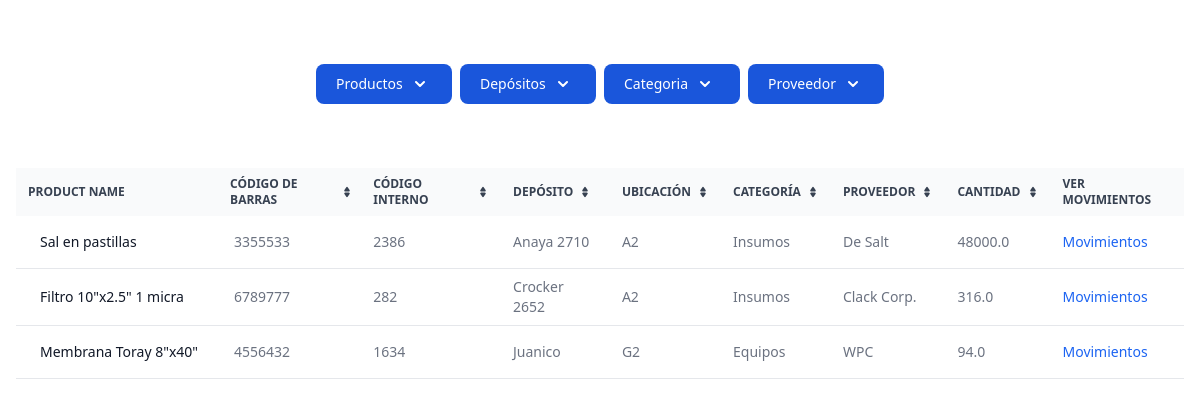
/stock/, run on the app's committed database.
### filsa/models.py (models this page shows, shortened)
class Product(models.Model):
    CATEGORIES = [('Tubos', 'Tubos'),
                  ('Tornillos', 'Tornillos'),
                  ('Accesorios','Accesorios'),
                  ('Maquinas','Maquinas'),
                  ('Insumos','Insumos')
                  ]
    product_id = models.AutoField(primary_key=True)
    name = models.CharField(max_length=50)
    barcode = models.BigIntegerField(verbose_name=u"Codigo de Barras")
    internalCode = models.BigIntegerField(verbose_name=u"Codigo Interno")
    quantity = models.FloatField()
    category = models.CharField(max_length=20, choices=CATEGORIES, default='Tubos')
    location = models.CharField(max_length=20)
    supplier = models.CharField(max_length=20)
    warehouse = models.ForeignKey(Warehouses, on_delete=models.CASCADE, related_name='warehouse_name')
    deltaQuantity = models.FloatField()
    stockSecurity = models.IntegerField()
    inTransit = models.BooleanField()

class Warehouses(models.Model):
    name = models.CharField(max_length=50)

### filsa/views.py (the view)
# urls.py: path('stock/', StockListView.as_view() , name='stock'),
class StockListView(generic.ListView):
    model = Product
    template_name = 'stock.html'
    def get_context_data(self, **kwargs):
        products_obj = Product.objects.all().values()
        context = super(StockListView, self).get_context_data(**kwargs)
        context['products'] = Product.objects.all().select_related('warehouse')
        context['productList'] = Product.objects.all().values('name').distinct()
        context['categoryList'] = Product.objects.all().values('category').distinct()
        context['supplierList'] = Product.objects.all().values('supplier').distinct()
        context['warehouseList'] = Warehouses.objects.all().values('name').distinct()
        return context

### filsa/templates/stock.html (shortened to what this page needs)
{% extends '_base.html' %}
{% load static %}
{% block content %}
<div class="w-1/2 grid grid-cols-4 gap-2 py-8 px-4 mx-auto max-w-2xl lg:py-16">
    <button id="dropdownCheckboxProductButton" data-dropdown-toggle="dropdownProductCheckbox" class="text-white bg-blue-700 hover:bg-blue-800 focus:ring-4 focus:outline-none focus:ring-blue-300 font-medium rounded-lg text-sm px-5 py-2.5 text-center inline-flex items-center dark:bg-blue-600 dark:hover:bg-blue-700 dark:focus:ring-blue-800" type="button">Productos<svg class="w-2.5 h-2.5 ms-3" aria-hidden="true" xmlns="http://www.w3.org/2000/svg" fill="none" viewBox="0 0 10 6">
        <path stroke="currentColor" stroke-linecap="round" stroke-linejoin="round" stroke-width="2" d="m1 1 4 4 4-4"/>
        </svg>
        </button>
    <button id="dropdownDepositoButton" data-dropdown-toggle="deposito" class="text-white bg-blue-700 hover:bg-blue-800 focus:ring-4 focus:outline-none focus:ring-blue-300 font-medium rounded-lg text-sm px-5 py-2.5 text-center inline-flex items-center dark:bg-blue-600 dark:hover:bg-blue-700 dark:focus:ring-blue-800" type="button">Depósitos<svg class="w-2.5 h-2.5 ms-3" aria-hidden="true" xmlns="http://www.w3.org/2000/svg" fill="none" viewBox="0 0 10 6">
        <path stroke="currentColor" stroke-linecap="round" stroke-linejoin="round" stroke-width="2" d="m1 1 4 4 4-4"/>
        </svg>
        </button>
        <button id="dropdownCategoriasButton" data-dropdown-toggle="categorias" class="text-white bg-blue-700 hover:bg-blue-800 focus:ring-4 focus:outline-none focus:ring-blue-300 font-medium rounded-lg text-sm px-5 py-2.5 text-center inline-flex items-center dark:bg-blue-600 dark:hover:bg-blue-700 dark:focus:ring-blue-800" type="button">Categoria<svg class="w-2.5 h-2.5 ms-3" aria-hidden="true" xmlns="http://www.w3.org/2000/svg" fill="none" viewBox="0 0 10 6">
            <path stroke="currentColor" stroke-linecap="round" stroke-linejoin="round" stroke-width="2" d="m1 1 4 4 4-4"/>
            </svg>
            </button>
            <button id="dropdownProveedoresButton" data-dropdown-toggle="proveedores" class="text-white bg-blue-700 hover:bg-blue-800 focus:ring-4 focus:outline-none focus:ring-blue-300 font-medium rounded-lg text-sm px-5 py-2.5 text-center inline-flex items-center dark:bg-blue-600 dark:hover:bg-blue-700 dark:focus:ring-blue-800" type="button">Proveedor<svg class="w-2.5 h-2.5 ms-3" aria-hidden="true" xmlns="http://www.w3.org/2000/svg" fill="none" viewBox="0 0 10 6">
                <path stroke="currentColor" stroke-linecap="round" stroke-linejoin="round" stroke-width="2" d="m1 1 4 4 4-4"/>
                </svg>
                </button>
</div>
<div class="w-full px-4 relative overflow-x-auto">
    <table class="text-sm text-left rtl:text-right text-gray-500 dark:text-gray-400">
        <thead class="text-xs text-gray-700 uppercase bg-gray-50 dark:bg-gray-700 dark:text-gray-400">
            <tr>
                <th scope="col" class="px-3 py-2">
                    Product name
                </th>
                <th scope="col" class="px-2 py-2">
                    <div class="flex items-center">
                        Código de Barras
                        <a href="#"></a>
                    </div>
                </th>
                <th scope="col" class="px-3 py-2">
                    <div class="flex items-center">
                        Código Interno
                        <a href="#"></a>
                    </div>
                </th>
                <th scope="col" class="px-3 py-2">
                    <div class="flex items-center">
                        Depósito
                        <a href="#"></a>
                    </div>
                </th>
                <th scope="col" class="px-3 py-2">
                    <div class="flex items-center">
                        Ubicación
                        <a href="#"></a>
                    </div>
                </th>
                <th scope="col" class="px-3 py-2">
                    <div class="flex items-center">
                        Categoría
                        <a href="#"></a>
                    </div>
                </th>
                <th scope="col" class="px-3 py-2">
                    <div class="flex items-center">
                        Proveedor
                        <a href="#"></a>
                    </div>
                </th>
                <th scope="col" class="px-3 py-2">
                    <div class="flex items-center">
                        Cantidad
                        <a href="#"></a>
                    </div>
                </th>
                <th scope="col" class="px-3 py-2">
                    <div class="flex items-center">
                    <span>Ver Movimientos</span>
                </div>
                </th>
            </tr>
        </thead>
        <tbody>
            {% for product in products %}
            <tr class="bg-white border-b dark:bg-gray-800 dark:border-gray-700">
                <th scope="row" class="px-6 py-4 font-medium text-gray-900 whitespace-nowrap dark:text-white">
                    {{product.name}}
                </th>
                <td class="px-3 py-2">
                    {{product.barcode}}
                </td>
                <td class="px-3 py-2">
                    {{product.internalCode}}
                </td>
                <td class="px-3 py-2">
                    {{product.warehouse.name}}
                </td>
                <td class="px-3 py-2">
                    {{product.location}}
                </td>
                <td class="px-3 py-2">
                    {{product.category}}
                </td>
                <td class="px-3 py-2">
                    {{product.supplier}}
                </td>
                <td class="px-3 py-2">
                    {{product.quantity}}
                </td>
                <td class="px-3 py-2">
                    <a href="{% url 'stockhistory' product_id=product.product_id %}"   class="font-medium text-blue-600 dark:text-blue-500 hover:underline">Movimientos</a>
                </td>
            </tr>
            {% endfor %}
        </tbody>
    </table>
</div>
  {% endblock content %}

### data on the page
Product: name "Sal en pastillas", barcode "3355533", internalCode "2386", warehouse.name "Anaya 2710", location "A2", category "Insumos", supplier "De Salt", quantity "48000.0"
Product: name "Filtro 10\"x2.5\" 1 micra", barcode "6789777", internalCode "282", warehouse.name "Crocker 2652", location "A2", category "Insumos", supplier "Clack Corp.", quantity "316.0"
Product: name "Membrana Toray 8\"x40\"", barcode "4556432", internalCode "1634", warehouse.name "Juanico", location "G2", category "Equipos", supplier "WPC", quantity "94.0"
